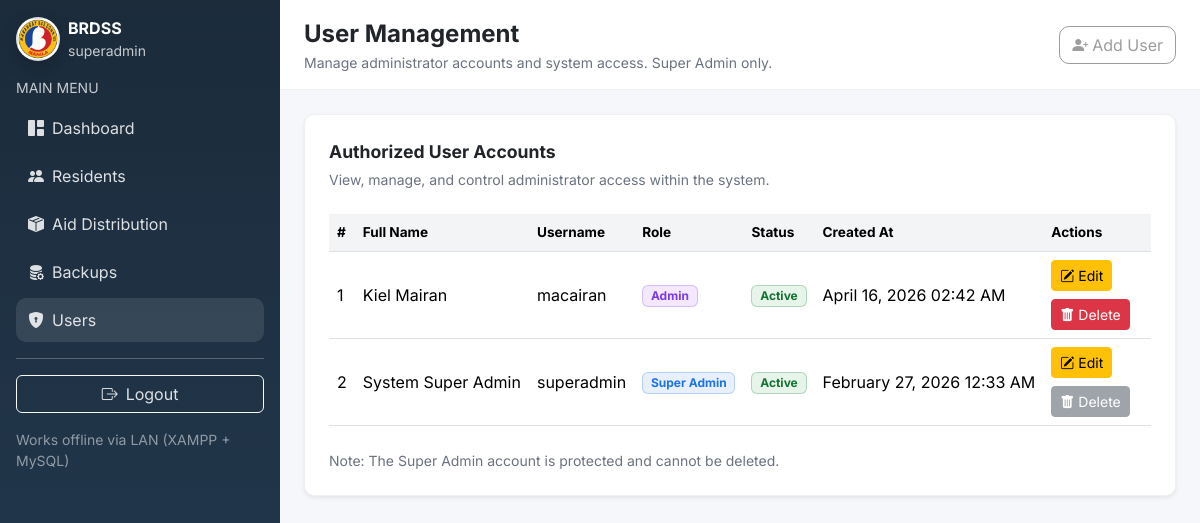
Page /users/index.php (signed in) on the committed database.
### tables this page shows
CREATE TABLE `users` (
  `user_id` int(11) NOT NULL AUTO_INCREMENT,
  `username` varchar(50) NOT NULL,
  `password_hash` varchar(255) NOT NULL,
  `full_name` varchar(120) DEFAULT NULL,
  `role` enum('super_admin','admin_staff') NOT NULL DEFAULT 'admin_staff',
  `is_active` tinyint(1) NOT NULL DEFAULT 1,
  `last_login` datetime DEFAULT NULL,
  `locked_until` datetime DEFAULT NULL,
  `created_at` timestamp NOT NULL DEFAULT current_timestamp(),
  `updated_at` timestamp NULL DEFAULT NULL ON UPDATE current_timestamp(),
  PRIMARY KEY (`user_id`),
  UNIQUE KEY `username` (`username`)
);

### users/index.php (the view, shortened to what this page needs)
<?php
require_once "../config/db.php";
function h(mixed $s): string { return htmlspecialchars((string)$s, ENT_QUOTES, "UTF-8"); }
$username_session = $_SESSION["username"] ?? "Super Admin";
$dash = "../dashboard/super.php";
$users = [];
$sql = "SELECT user_id, username, full_name, role, is_active, created_at
        FROM users
        ORDER BY created_at DESC";
$res = $conn->query($sql);
if ($res) {
    while ($row = $res->fetch_assoc()) {
        $users[] = $row;
    }
}
$canAddUser = (count($users) < 2);
?>
<!doctype html>
<html lang="en">
<head>
  <link href="https://cdn.jsdelivr.net/npm/bootstrap@5.3.3/dist/css/bootstrap.min.css" rel="stylesheet">
  <link href="https://cdn.jsdelivr.net/npm/bootstrap-icons@1.11.3/font/bootstrap-icons.min.css" rel="stylesheet">
  <link href="../assets/css/style.css" rel="stylesheet">
</head>
<body>
<div class="layout">
  <aside class="side p-3">
    <div class="d-flex align-items-center gap-2 mb-3">
      <div class="brdss-logo"></div>
      <div>
        <div class="fw-bold">BRDSS</div>
        <div class="small opacity-75"><?= h($username_session) ?></div>
      </div>
    </div>
    <div class="small opacity-75 mb-2">MAIN MENU</div>
    <nav class="nav flex-column gap-1">
      <a class="nav-link" href="<?= h($dash) ?>"><i class="bi bi-grid-1x2-fill me-2"></i>Dashboard</a>
      <a class="nav-link" href="../residents/index.php"><i class="bi bi-people-fill me-2"></i>Residents</a>
      <a class="nav-link" href="../aid/index.php"><i class="bi bi-box-seam-fill me-2"></i>Aid Distribution</a>
      <a class="nav-link" href="../backups/index.php"><i class="bi bi-database-fill-gear me-2"></i>Backups</a>
      <a class="nav-link active" href="../users/index.php"><i class="bi bi-shield-lock-fill me-2"></i>Users</a>
    </nav>
    <hr class="border-light opacity-25 my-3">
    <a class="btn btn-outline-light w-100" href="../auth/logout.php">
      <i class="bi bi-box-arrow-right me-2"></i>Logout
    </a>
    <div class="small opacity-50 mt-3">
      Works offline via LAN (XAMPP + MySQL)
    </div>
  </aside>
  <main class="content">
    <div class="topbar px-4 py-3 d-flex align-items-center justify-content-between">
      <div>
        <div class="fw-bold fs-4">User Management</div>
        <div class="small muted">Manage administrator accounts and system access. Super Admin only.</div>
      </div>
      <div class="d-flex gap-2">
        <?php if ($canAddUser): ?>
          <a class="btn btn-soft" href="create_admin.php">
            <i class="bi bi-person-plus-fill me-1"></i>Add User
          </a>
        <?php else: ?>
          <button class="btn btn-soft text-muted" disabled title="Maximum of 2 users allowed. Delete the Admin first to add a new one." style="cursor: not-allowed; opacity: 0.6;">
            <i class="bi bi-person-plus-fill me-1"></i>Add User
          </button>
        <?php endif; ?>
      </div>
    </div>
    <div class="container-fluid px-4 py-4">
      <div class="row justify-content-center">
        <div class="col-12">
          <div class="card card-box shadow-sm">
            <div class="card-body p-4">
              <div class="section-title mb-1">Authorized User Accounts</div>
              <div class="small muted mb-4">View, manage, and control administrator access within the system.</div>
              <div class="table-hscroll">
                <table class="table table-hover align-middle mb-0">
                  <thead>
                    <tr>
                      <th>#</th>
                      <th>Full Name</th>
                      <th>Username</th>
                      <th>Role</th>
                      <th>Status</th>
                      <th>Created At</th>
                      <th style="width: 180px;">Actions</th>
                    </tr>
                  </thead>
                  <tbody>
                    <?php if (count($users) === 0): ?>
                      <tr>
                        <td colspan="7" class="text-center py-4 muted">No user accounts found.</td>
                      </tr>
                    <?php else: ?>
                      <?php $i = 1; ?>
                      <?php foreach ($users as $u): ?>
                        <tr>
                          <td><?= $i++ ?></td>
                          <td><?= h($u["full_name"] ?: "N/A") ?></td>
                          <td><?= h($u["username"]) ?></td>
                          <td>
                            <?php if ($u["role"] === "super_admin"): ?>
                              <span class="badge badge-role-super">Super Admin</span>
                            <?php else: ?>
                              <span class="badge badge-role-admin">Admin</span>
                            <?php endif; ?>
                          </td>
                          <td>
                            <?php if ((int)$u["is_active"] === 1): ?>
                              <span class="badge badge-active">Active</span>
                            <?php else: ?>
                              <span class="badge badge-inactive">Inactive</span>
                            <?php endif; ?>
                          </td>
                          <td><?= !empty($u["created_at"]) ? date("F d, Y h:i A", strtotime($u["created_at"])) : "—" ?></td>
                          <td>
                            <div class="d-flex gap-2 flex-wrap">
                              <a href="edit_user.php?id=<?= (int)$u["user_id"] ?>" class="btn btn-warning btn-sm">
                                <i class="bi bi-pencil-square me-1"></i>Edit
                              </a>
                              <?php if ($u["role"] === "super_admin"): ?>
                                <button type="button" class="btn btn-secondary btn-sm" disabled>
                                  <i class="bi bi-trash-fill me-1"></i>Delete
                                </button>
                              <?php else: ?>
                                <a href="index.php?delete=<?= (int)$u["user_id"] ?>"
                                   class="btn btn-danger btn-sm"
                                   onclick="return confirm('Are you sure you want to delete this user account?');">
                                  <i class="bi bi-trash-fill me-1"></i>Delete
                                </a>
                              <?php endif; ?>
                            </div>
                          </td>
                        </tr>
                      <?php endforeach; ?>
                    <?php endif; ?>
                  </tbody>
                </table>
              </div>
              <div class="small muted mt-4">
                Note: The Super Admin account is protected and cannot be deleted.
              </div>
            </div>
          </div>
        </div>
      </div>
    </div>
  </main>
</div>
</body>
</html>

### assets/css/style.css (style rules this page uses)
:root { --brdss-dark: #243B53; --brdss-dark-2:#1B2B3A; --brdss-accent:#2F5D8A; }
body { font-family: 'Inter', 'Segoe UI', system-ui, sans-serif; }
.brdss-logo { width: 44px; height: 44px; border-radius: 999px; background: url('../brgylogo.jpg') center/cover no-repeat; box-shadow: 0 8px 18px rgba(0,0,0,.18); border: 2px solid rgba(255,255,255,.85); flex-shrink: 0; }

### users/index.php (style rules this page uses)
.layout { display:flex; height:100vh; }
.side { width: 280px; background: linear-gradient(180deg, #1B2B3A 0%, #243B53 100%); color:#fff; position: sticky; top:0; height:100vh; overflow-y:auto; }
.side a { color: rgba(255,255,255,.85); text-decoration:none; }
.side .nav-link { border-radius:10px; padding:10px 12px; }
.side .nav-link.active, .side .nav-link:hover { background: rgba(255,255,255,.10); }
.content { flex:1; height:100vh; overflow-y:auto; background:#f6f7fb; }
.topbar { background:#fff; border-bottom:1px solid rgba(0,0,0,.06); position:sticky; top:0; z-index:5; }
.card-box { border-radius:10px; border:1px solid rgba(0,0,0,.06); }
.btn-soft { border-radius:10px; border:1px solid rgba(0,0,0,.10); background:#fff; }
.muted { color:#6b7280; }
.section-title { font-size: 1.1rem; font-weight: 700; }
.table thead th { background:#f3f4f6; font-weight:700; font-size:.85rem; white-space:nowrap; }
.table td { vertical-align:middle; white-space:nowrap; }
.table-hscroll { overflow-x:auto; }
.badge-role-super { background:#e8f0fe; color:#1a73e8; border:1px solid rgba(26,115,232,.25); }
.badge-role-admin { background:#f3e8ff; color:#7c3aed; border:1px solid rgba(124,58,237,.25); }
.badge-active { background:#e6f4ea; color:#137333; border:1px solid rgba(19,115,51,.25); }

### rows in the picture
users: full_name "Kiel Mairan", username "macairan", role "Admin", is_active "Active", created_at "April 16, 2026 02:42 AM"
users: full_name "System Super Admin", username "superadmin", role "Super Admin", is_active "Active", created_at "February 27, 2026 12:33 AM"

### other values in the picture
$username_session "superadmin"
